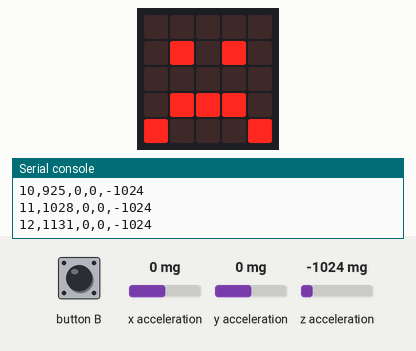
This program was run on a simulated BBC micro:bit running MicroPython. Parts: the board's 5×5 LED display, the last lines printed to the serial console. The inputs (shaded band) are chosen by the test bench; at power-on: x acceleration 0 mg, y acceleration 0 mg, z acceleration -1024 mg.

Above: at 1.2 s.
1.3 s: button B pressed for 0.15 s
At 1.44 s:
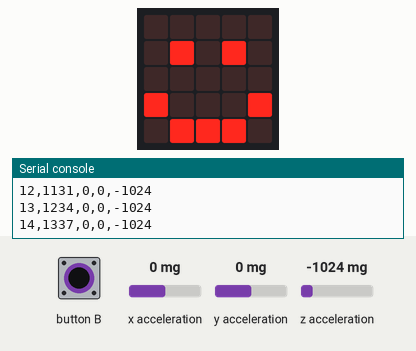
3.0 s: button B pressed for 3.2 s
Timing chart, 0 to 6.0 s (numbered marks = the images above; inputs shaded):
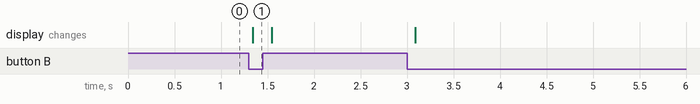

The program:

readsensors.py
```python
import microbit as m

def check_button():
    if m.button_b.is_pressed():
        m.display.show(m.Image.HAPPY)
    else:
        m.display.show(m.Image.SAD)

def print_csv(values):
    last = len(values)-1
    for i, v in enumerate(values):
        m.uart.write(str(v))
        if i != last:
            m.uart.write(',')
    m.uart.write('\r\n')

m.uart.init(115200)
i = 0
while True:
    x,y,z = m.accelerometer.get_values()
    t = m.running_time()
    i += 1
    print_csv((i, t, x, y, z))

    check_button()
    m.sleep(100)
```

Measured:
- after the input at 1.3 s, the display: changes at once (image 1)
